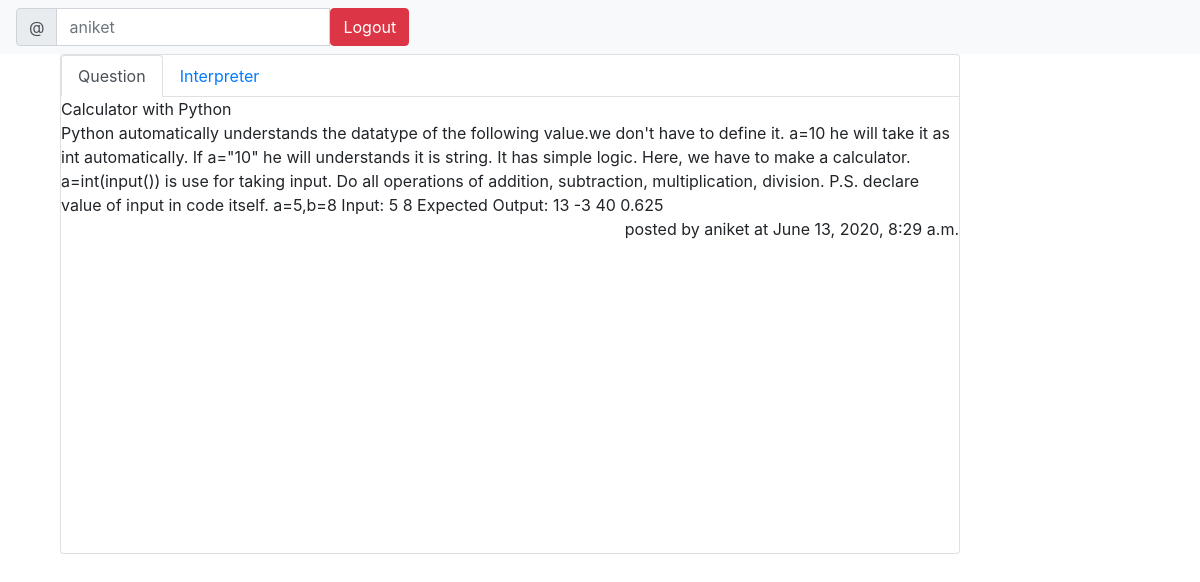
/solve/2/ (signed in), run on the app's committed database.
### codingpractice/models.py (models this page shows, shortened)
class Question(models.Model):		#to make questions for coding practice
	user = models.ForeignKey(get_user_model(),on_delete = models.CASCADE,null = True)
	questiontitle = models.CharField(max_length=100)
	question=models.TextField()			#description of question in detail
	difficulty=models.CharField(max_length=10)
	Score=models.IntegerField()
	timestamp = models.DateTimeField(default = timezone.now)

### codingpractice/views.py (the view)
# urls.py: path('solve/<int:pk>/',solve,name = 'solve'),   #Solving page
@login_required
def solve(request,pk):
    q = Question.objects.get(pk=pk)   # so that question will see on the solve page only the question we have clicked
    answer=Answer.objects.get(pk=pk)
    if request.method=='POST':  #When we submit
        answer1 = request.POST['answer1']
        with open('coderun.txt','w') as f:
            f.write(answer1)  #because answer name ka textfeild he so answer.answer
        f=open('coderun.txt','r')   #f.readlines will give list
        a="\n".join(str(i) for i in f.readlines())  #string with \n as middle
        print("\n")
        exec(answer1)           #for debugging
        print("\n")
        ''''w=open('answer_value.txt','w')
        w.write(exec(execCode))

        w1=f.open('answer_value.txt','r')
        print(w1)
        print(type(w1))'''
        f.close()
        os.remove('coderun.txt')
        print(type(answer.solution))
        print(type(exec(answer1)))
        '''value=""
        for i in answer_value:
            print(i)

            if i != None:
                print(i)
                value=value+i

        print(value)'''
        '''def generator(n): #
            def f(x):
                return x+n
            return f
        plus_one=generator('')
        answer_value=plus_one(answer1)
        print(answer_value)'''
        messages.info(request,"Output")
        messages.info(request,exec(answer1))
        if answer.solution == "Hello World!":
            messages.info(request,"Success")
            q=Question.objects.all()
            return render(request,'pyques.html',{'q':q})
        else:
            messages.info(request,"Fail Try again")
            return render(request,'solve.html',{'q':q,'answer':answer1})
    else:
        return render(request,'solve.html',{'q':q,'answer':answer})

### templates/solve.html (shortened to what this page needs)
<!DOCTYPE html>
<html lang="en">
<head>
    <link rel="stylesheet" href="https://stackpath.bootstrapcdn.com/bootstrap/4.5.0/css/bootstrap.min.css">
     <link rel="stylesheet" href="//cdn.jsdelivr.net/npm/hack-font@3/build/web/hack-subset.css">
     <link rel="stylesheet" href="//cdn.jsdelivr.net/npm/hack-font@3/build/web/hack.css">
</head>
<body>
    {%block content %}
    <nav class="navbar navbar-light bg-light">
        <form class="form-inline">
            {% if user.is_authenticated %}
          <div class="input-group">
            <div class="input-group-prepend">
              <span class="input-group-text" id="basic-addon1">@</span>
            </div>
            <input type="text" class="form-control" placeholder="{{request.user}}" aria-label="Username" aria-describedby="basic-addon1">
            <a class = "btn btn-danger" href="{% url 'codingpractice:logout' %}">Logout</a>
          </div>
          {% else %}
          <a href="{% url 'codingpractice:signup' %}"><button class="btn btn-primary" type="button">Sign Up</button></a>
          <a href="{% url 'codingpractice:login' %}"></a><button class="btn btn-success" type="button">Login</button></a>
          {% endif %}
        </form>
      </nav>
      <div class="card w-75 solvebox" >
      <nav>
        <div class="nav nav-tabs" id="nav-tab" role="tablist">
          <a class="nav-item nav-link active" id="nav-home-tab" data-toggle="tab" href="#nav-home" role="tab" aria-controls="nav-home" aria-selected="true">Question</a>
          <a class="nav-item nav-link" id="nav-profile-tab" data-toggle="tab" href="#nav-profile" role="tab" aria-controls="nav-profile" aria-selected="false">Interpreter</a>
        </div>
      </nav>
      <div class="tab-content" id="nav-tabContent">
        <div class="tab-pane fade show active" id="nav-home" role="tabpanel" aria-labelledby="nav-home-tab">
          {{q.questiontitle}}
         <br>
         {{q.question}}
         <p style="text-align: right;">posted by {{q.user}} at {{q.timestamp}}</p></p>
        </div>
      </div>
    </div>
          {% endblock %}
</body>
</html>

### templates/solve.html (style rules this page uses)
.solvebox { display: block; margin-left: 5%; height: 500px; overflow: auto; }

### data on the page
Question: questiontitle "Calculator with Python", question "Python automatically understands the datatype of the following value.we don't have to define it. a=10 he will take it as int automatically. If a=\"10\" he will understands it is string. It has simple logic. Here, we have to make a calculator. a=int(input()) is use for taking input. Do all operations of addition, subtraction, multiplication, division. P.S. declare value of input in code itself. a=5,b=8 Input: 5 8 Expected Output: 13 -3 40 0.625", user "aniket", timestamp "June 13, 2020, 8:29 a.m."
